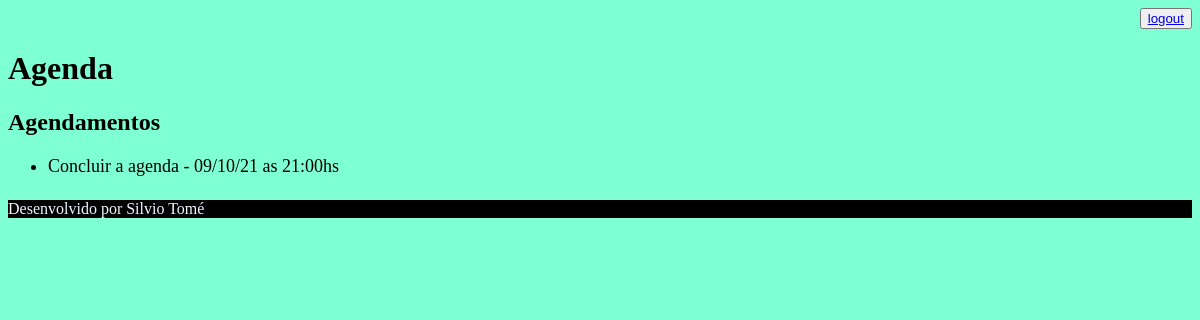
The page /agenda/ (signed in) on the database as committed earlier.
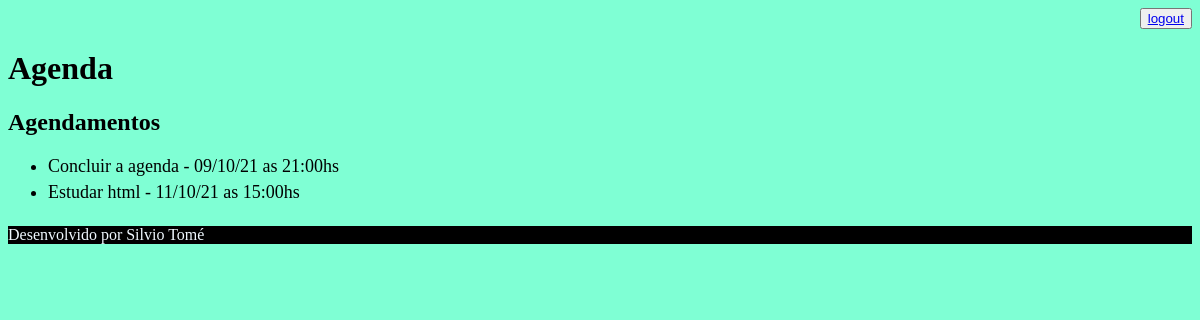
The same page on the database as committed later.
### core/models.py (models this page shows, shortened)
class Evento(models.Model):
    titulo = models.CharField(max_length=100)
    descricao = models.TextField(blank=True, null=True)
    data_evento = models.DateTimeField(verbose_name='Data do Evento')
    data_criacao = models.DateTimeField(auto_now=True)
    usuario = models.ForeignKey(User, on_delete=models.CASCADE)
    class Meta:
        db_table = 'evento'
    def get_data_evento(self):
        return self.data_evento.strftime('%d/%m/%y as %H:%Mhs ')

### core/views.py (the view)
# urls.py: path('agenda/', views.lista_eventos),
@login_required(login_url='/login/')
def lista_eventos(request):
    usuario = request.user
    evento = Evento.objects.filter(usuario=usuario)
    dados = {'eventos': evento}
    return render(request, 'agenda.html', dados)

### templates/agenda.html
{% extends 'model-page.html' %}
{% block content %}
    <h2>Agendamentos</h2>
    <ul style="font-size: 18px">
        {%  for evento in eventos %}
            <li style="padding-bottom: 5px">{{ evento.titulo }} - {{ evento.get_data_evento }}</li>
        {% endfor %}
    </ul>
{% endblock %}

Rows that differ between the two databases and show on the page:
added Evento: titulo "Estudar html", get_data_evento "11/10/21 as 15:00hs"
